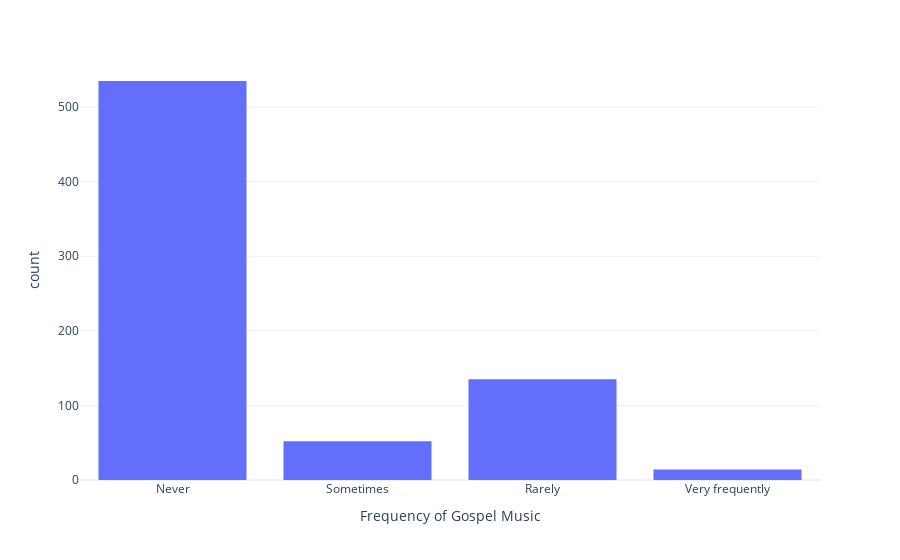

Notebook cell for this chart:
### Markdown cell above
47% of people of never listen to country music. Only 7% of people listen to country very frequently while 32% of people rarely listen to country music.

### Code cell
music >> call(px.histogram, x="frequency_[gospel]", 
data_frame=_, labels={"frequency_[gospel]": "Frequency of Gospel Music"})

### Figure 1 — Plotly figure (JSON) as saved in the notebook; plotly's stock layout.template omitted (floating-point values rounded to 4 significant figures; data arrays with more than 128 entries replaced by an {"elided": "..."} marker saying what was removed)
{"data": [{"alignmentgroup": "True", "bingroup": "x", "hovertemplate": "Frequency of Gospel Music=%{x}<br>count=%{y}<extra></extra>", "legendgroup": "", "marker": {"color": "#636efa", "pattern": {"shape": ""}}, "name": "", "offsetgroup": "", "orientation": "v", "showlegend": false, "type": "histogram", "x": {"elided": "736 str values"}, "xaxis": "x", "yaxis": "y"}], "layout": {"barmode": "relative", "legend": {"tracegroupgap": 0}, "margin": {"t": 60}, "xaxis": {"anchor": "y", "domain": [0, 1], "title": {"text": "Frequency of Gospel Music"}}, "yaxis": {"anchor": "x", "domain": [0, 1], "title": {"text": "count"}}}}
